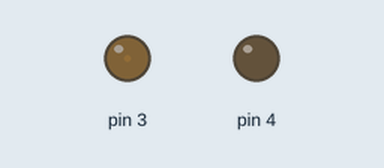
Simulated run of this sketch. Board: Arduino Uno, built with avr-gcc and run on an emulated ATmega328P. Parts: output pins drawn as LEDs (lit = HIGH).

Above: at 0.05 s.
At 5.1 s:
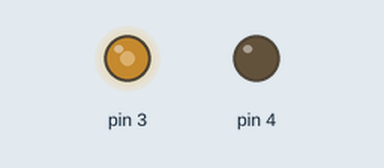
At 7.65 s:
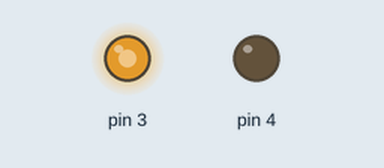
At 10.2 s:
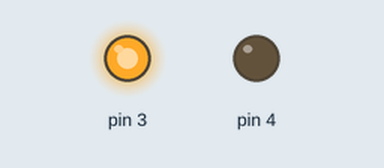
Timing chart, 0 to 13.3 s (numbered marks = the images above):
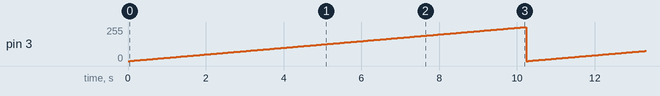

The sketch:

MDD10A.ino
```cpp
int val;


void setup() {
  // put your setup code here, to run once:
pinMode(3,OUTPUT);
pinMode(4,OUTPUT);
Serial.begin(9600);


}

void loop() {
  digitalWrite(4,LOW);
  // put your main code here, to run repeatedly:
for(val=0;val<256;val++)
{
  analogWrite(3,val);
  delay(40);
}
}
```

Measured:
- by itself, pin 3: ramps from 0/255 to 255/255 and jumps back, once every 10.2 s
